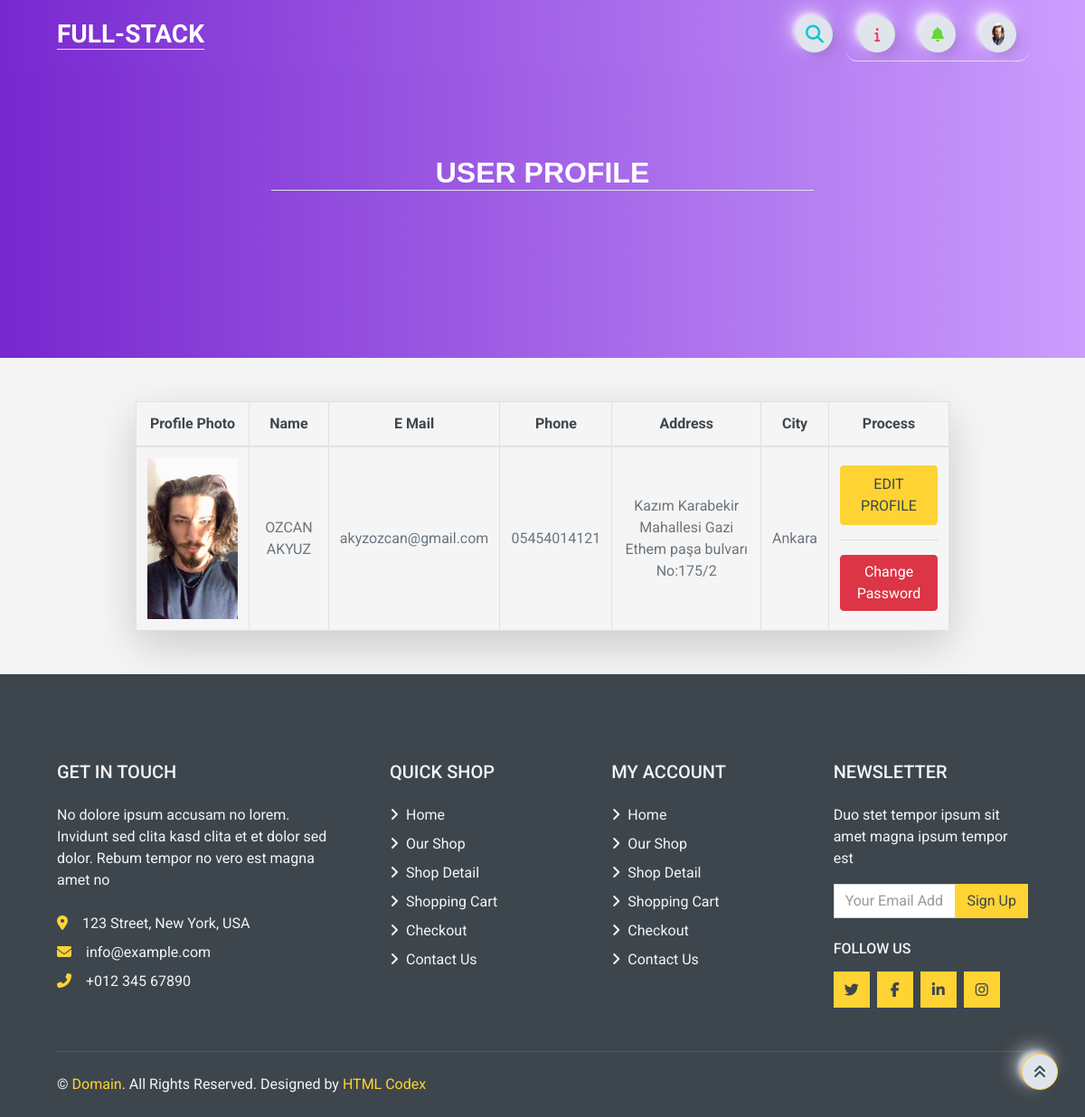
Before: /user/ (signed in) with the older database file.
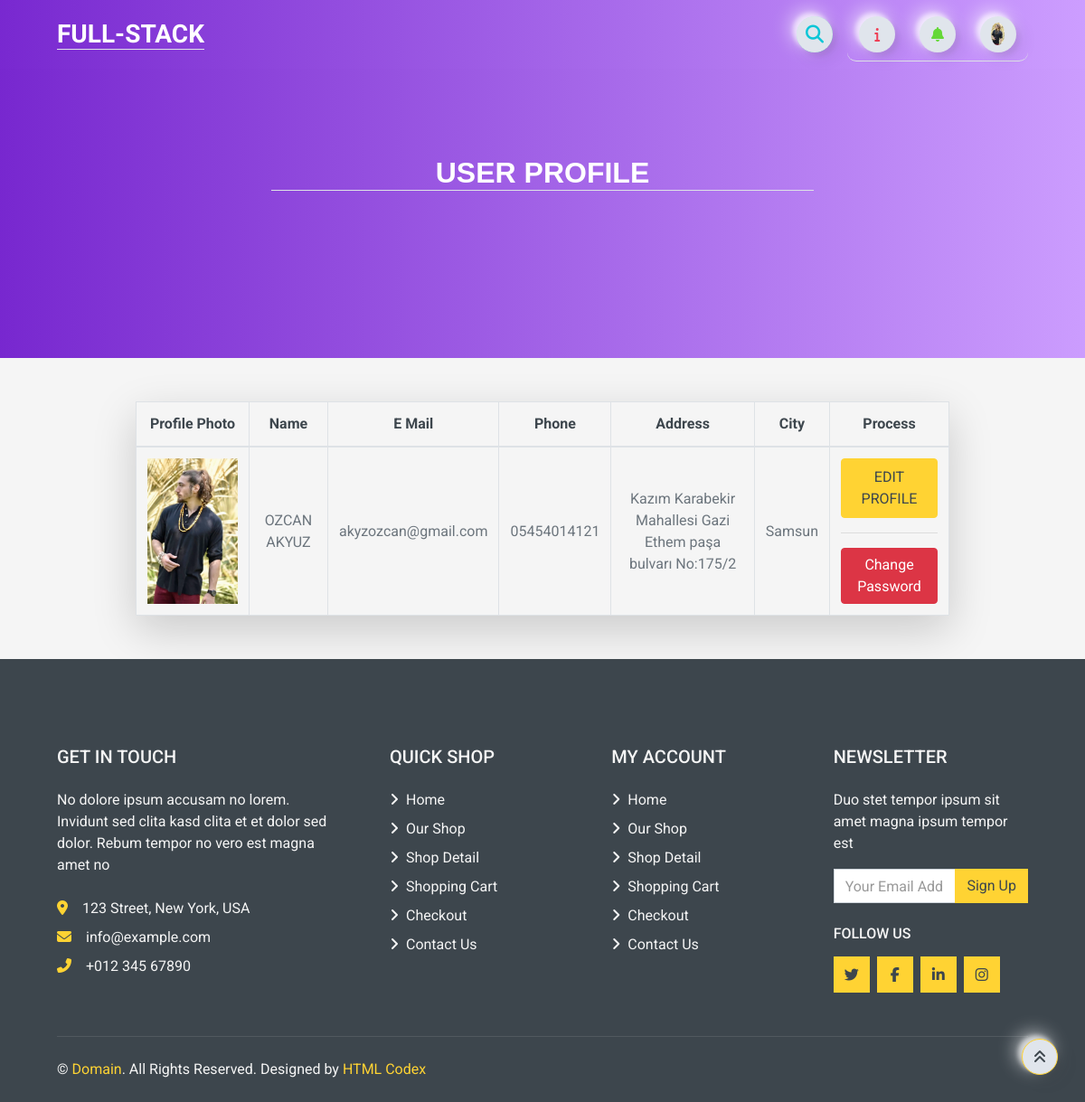
After: the same page with the newer database file.
### home/models.py (models this page shows, shortened)
class UserProfile(models.Model):
    user = models.OneToOneField(User, on_delete=models.CASCADE)
    phone = models.CharField(blank=True, max_length=20)
    address = models.CharField(blank=True, max_length=150)
    city = models.CharField(blank=True, max_length=20)
    country = models.CharField(blank=True, max_length=50)
    image = models.ImageField(blank=True, upload_to='images/users/')
    def image_tag(self):
        return mark_safe('<img src="{}" height="50"/>'.format(self.image.url))
    image_tag.short_description = 'Image'

### user/views.py (the view)
# urls.py: path("", views.index, name="index"),
@login_required(login_url='/login') # Check login
def index(request):
    profile = UserProfile.objects.get_or_create(user=request.user)[0]
    if request.method == 'POST':
        form = UserProfileForm(request.POST, request.FILES, instance=profile)
        if form.is_valid():
            form.save()
            return redirect('user_profile')
    else:
        form = UserProfileForm(instance=profile)
        context = {'profile': profile,
                   'form': form,
                   'page': 'USER PROFILE',}
        return render(request, 'user_profile.html', context)

### home/models.py
class UserProfileForm(ModelForm):
    class Meta:
        model = UserProfile
        fields = ['phone', 'address', 'city', 'country', 'image']

### user/templates/user_profile.html (shortened to what this page needs)
{% extends 'base.html' %}
{% load static %}
{% block body %}
<header>
    <div class="header m-auto">
        <div class="container" style="position: relative;">
            <h2 class="text-light px-2 m-auto border-bottom" id="navbar-text">USER PROFILE</h2>
        </div>
    </div>
</header>
<table class="table table-bordered text-center rounded shadow-lg mt-5 w-75" style="margin: auto;">
    <thead class="bg-secondary text-dark">
        <tr>
            <th>Profile Photo</th>
            <th>Name</th>
            <th>E Mail</th>
            <th>Phone</th>
            <th>Address</th>
            <th>City</th>
            <th>Process</th>
        </tr>
    </thead>
    <tbody class="align-middle">
        <tr>
            {% if profile.image %}
            <td class="align-middle"><img src="{{ profile.image.url }}" alt="..." style="width: 100px;"></td>
            {% else %}
            <td class="align-middle"><img src="" alt="NO PHOTO!" style="width: 100px;"></td>
            {% endif %}
            <td class="align-middle">{{ profile.user.get_full_name }}</td>
            <td class="align-middle">{{ profile.user.email }}</td>
            <td class="align-middle">{{ profile.phone }}</td>
            <td class="align-middle">{{ profile.address }}</td>
            <td class="align-middle">{{ profile.city }}</td>
            <td class="align-middle">
                <a class="btn btn-primary rounded px-3 py-2 rounded text-light align-items-center hidden-arrow" id="navbarDropdownEditProfile" type="button" data-toggle="modal" data-target="#containereditprofile">EDIT PROFILE</a>
                <hr>
                <a class="btn btn-danger rounded rounded align-items-center hidden-arrow" href="/user/settings">Change Password</a>
            </td>
        </tr>
    </tbody>
</table>
{% endblock %}

### home/templates/base.html (shortened to what this page needs)
{%  load static %}
<!DOCTYPE html>
<html lang="en">
<head>
    <link rel="stylesheet" href="https://cdnjs.cloudflare.com/ajax/libs/font-awesome/6.5.1/css/all.min.css"/>
    <link href="{% static 'css/style.css'%}" rel="stylesheet">
    <link href="{% static 'css/main.css' %}" rel="stylesheet">
</head>
<body>
{% include 'navbar.html' %}
{% block body %} {% endblock %}
{% include 'footer.html' %}
</body>
</html>

### home/templates/navbar.html (shortened to what this page needs)
{% load static %}
{% block body %}
<nav class="navbar navbar-expand-lg bg-light gradient-custom px-5">
    <div class="container-fluid">
        <div class="collapse navbar-collapse" id="navbarSupportedContent">
            <a class="navbar-brand mt-2 mt-lg-0" href="/">
                <h3 class="pt-1 mb-1 text-light border-bottom">FULL-STACK</h3>
            </a>
        </div>
        <form action="{% url 'search' %}" method="POST">
            <div class="search-box">
                <button class="btn btnnavbar btn-search" type="button"><i class="fas fa-search"></i></button>
            </div>
        </form>
        <div class="d-flex align-items-center frame-right border-bottom">
            <a class="text-reset me-3 btn btnnavbar" href="#">
                <i class="fa-solid fa-info" style="color:#ee4056;"></i>
            </a>
            <div class="dropdownnotif">
                <a class="text-reset me-3 dropbtnnotif hidden-arrow btn btnnavbar" href="#" onclick="myFunctionNotif()" id="navbarDropdownMenuLink" role="button" data-mdb-toggle="dropdown" aria-expanded="false">
                    <i class="fas fa-bell" style="color:#65d838;"></i>
                </a>
            </div>
            {%  if user.id is not None %}
            <div class="dropdown">
                <a class="dropbtn d-flex align-items-center hidden-arrow btnnavbar" href="#" onclick="myFunction()" id="navbarDropdownMenuAvatar" role="button" data-mdb-toggle="dropdown" aria-expanded="false">
                    {% if profile.image %}
                    <img src="{{ profile.image.url }}" class="rounded-circle" height="25" alt="Black and White Portrait of a Man" loading="lazy" />
                    {% else %}
                    <img src="" class="rounded-circle" height="25" alt="Black and White Portrait of a Man" loading="lazy" alt="NO PHOTO!" />
                    {% endif %}
                </a>
            </div>
            {% else %}
            <div class="dropdown">
                <a class="dropbtn d-flex align-items-center hidden-arrow btnnavbar" href="#" id="navbarDropdownMenuAvatar" type="button" data-toggle="modal" data-target="#containerlog" onclick="containerLogClose()">
                    <i class="fa-regular fa-user text-dark"></i>
                </a>
            </div>
            {% endif %}
        </div>
    </div>
</nav>
{% endblock %}

### home/templates/login.html (shortened to what this page needs)
{% load static %}

### user/templates/user_settings_modal.html (shortened to what this page needs)
{% load static %}

### home/templates/footer.html (shortened to what this page needs)
{% load static %}
{% load static %}
    <div class="container-fluid bg-dark text-secondary mt-5 pt-5">
        <div class="row px-xl-5 pt-5">
            <div class="col-lg-4 col-md-12 mb-5 pr-3 pr-xl-5">
                <h5 class="text-secondary text-uppercase mb-4">Get In Touch</h5>
                <p class="mb-4">No dolore ipsum accusam no lorem. Invidunt sed clita kasd clita et et dolor sed dolor. Rebum tempor no vero est magna amet no</p>
                <p class="mb-2"><i class="fa fa-map-marker-alt text-primary mr-3"></i>123 Street, New York, USA</p>
                <p class="mb-2"><i class="fa fa-envelope text-primary mr-3"></i>info@example.com</p>
                <p class="mb-0"><i class="fa fa-phone-alt text-primary mr-3"></i>+012 345 67890</p>
            </div>
            <div class="col-lg-8 col-md-12">
                <div class="row">
                    <div class="col-md-4 mb-5">
                        <h5 class="text-secondary text-uppercase mb-4">Quick Shop</h5>
                        <div class="d-flex flex-column justify-content-start">
                            <a class="text-secondary mb-2" href="/"><i class="fa fa-angle-right mr-2"></i>Home</a>
                            <a class="text-secondary mb-2" href="/shop"><i class="fa fa-angle-right mr-2"></i>Our Shop</a>
                            <a class="text-secondary mb-2" href="/detail"><i class="fa fa-angle-right mr-2"></i>Shop Detail</a>
                            <a class="text-secondary mb-2" href="/order/shopcart"><i class="fa fa-angle-right mr-2"></i>Shopping Cart</a>
                            <a class="text-secondary mb-2" href="/checkout"><i class="fa fa-angle-right mr-2"></i>Checkout</a>
                            <a class="text-secondary" href="/contact"><i class="fa fa-angle-right mr-2"></i>Contact Us</a>
                        </div>
                    </div>
                    <div class="col-md-4 mb-5">
                        <h5 class="text-secondary text-uppercase mb-4">My Account</h5>
                        <div class="d-flex flex-column justify-content-start">
                            <a class="text-secondary mb-2" href="/"><i class="fa fa-angle-right mr-2"></i>Home</a>
                            <a class="text-secondary mb-2" href="/shop"><i class="fa fa-angle-right mr-2"></i>Our Shop</a>
                            <a class="text-secondary mb-2" href="/detail"><i class="fa fa-angle-right mr-2"></i>Shop Detail</a>
                            <a class="text-secondary mb-2" href="/order/shopcart"><i class="fa fa-angle-right mr-2"></i>Shopping Cart</a>
                            <a class="text-secondary mb-2" href="/checkout"><i class="fa fa-angle-right mr-2"></i>Checkout</a>
                            <a class="text-secondary" href="contact"><i class="fa fa-angle-right mr-2"></i>Contact Us</a>
                        </div>
                    </div>
                    <div class="col-md-4 mb-5">
                        <h5 class="text-secondary text-uppercase mb-4">Newsletter</h5>
                        <p>Duo stet tempor ipsum sit amet magna ipsum tempor est</p>
                        <form action="">
                            <div class="input-group">
                                <input type="text" class="form-control" placeholder="Your Email Address">
                                <div class="input-group-append">
                                    <button class="btn btn-primary">Sign Up</button>
                                </div>
                            </div>
                        </form>
                        <h6 class="text-secondary text-uppercase mt-4 mb-3">Follow Us</h6>
                        <div class="d-flex">
                            <a class="btn btn-primary btn-square mr-2" href="#"><i class="fab fa-twitter"></i></a>
                            <a class="btn btn-primary btn-square mr-2" href="#"><i class="fab fa-facebook-f"></i></a>
                            <a class="btn btn-primary btn-square mr-2" href="#"><i class="fab fa-linkedin-in"></i></a>
                            <a class="btn btn-primary btn-square" href="#"><i class="fab fa-instagram"></i></a>
                        </div>
                    </div>
                </div>
            </div>
        </div>
        <div class="row border-top mx-xl-5 py-4" style="border-color: rgba(256, 256, 256, .1) !important;">
            <div class="col-md-6 px-xl-0">
                <p class="mb-md-0 text-center text-md-left text-secondary">
                    &copy; <a class="text-primary" href="#">Domain</a>. All Rights Reserved. Designed
                    by
                    <a class="text-primary" href="https://htmlcodex.com">HTML Codex</a>
                </p>
            </div>
        </div>
    </div>
<a href="#" class="btn btnnavbar btn-primary back-to-top "><i class="fa fa-angle-double-up"></i></a>

### home/static/css/main.css (style rules this page uses)
.gradient-custom { background: rgb(106, 17, 203); background: -webkit-linear-gradient(to right, rgba(106, 17, 203, 0.9), rgba(199, 147, 255, 0.9)); background: linear-gradient(to right, rgba(106, 17, 203, 0.9), rgba(199, 147, 255, 0.9)); }
.header { background: rgb(106, 17, 203); background: -webkit-linear-gradient(to right, rgba(106, 17, 203, 0.9), rgba(199, 147, 255, 0.9));; background: linear-gradient(to right, rgba(106, 17, 203, 0.9), rgba(199, 147, 255, 0.9));; height: 40vh; }
.frame-right { display: flex; flex-direction: row; justify-content: space-around; align-items: center; height: 60px; width: 200px; position: relative; transition: box-shadow 0.6s cubic-bezier(0.79,0.21,0.06,0.81); border-radius: 10px; }
.btnnavbar { height: 40px; width: 40px; border-radius: 150px; background: #e0e5ec; display: flex; flex-direction: column; justify-content: center; align-items: center; -webkit-tap-highlight-color:rgba(0,0,0,0); -webkit-tap-highlight-color:transparent; box-shadow: -7px -7px 20px #fff9, -4px -4px 5px 0px #fff9, 7px 7px 20px 0px #0001, 4px 4px 5px 0px #0001, inset 0px 0px 0px 0px #fff9, inset 0px 0px 0px 0px #0001, inset 0px 0px 0px 0px #fff9, inset 0px 0px 0px 0px #0001 ; transition: box-shadow 0.5s cubic-bezier(0.79,0.21,0.06,0.81); font-size: 16px; color: rgba(42,52,84,1); }
.dropbtn { color: white; padding: 16px; font-size: 16px; border: none; cursor: pointer; }
.dropdown { position: relative; display: inline-block; }
.dropdownnotif { position: relative; display: inline-block; }
.search-box { width: fit-content; height: fit-content; position: relative; margin-right: 1rem; }
.btn-search { width: 40px; height: 40px; border-style: none; font-size: 20px; font-weight: bold; outline: none; cursor: pointer; position: absolute; right: 0px; color:#0bc6d7 ; pointer-events: painted; border-radius: 150px; -webkit-tap-highlight-color:rgba(0,0,0,0); -webkit-tap-highlight-color:transparent; box-shadow: -7px -7px 20px #fff9, -4px -4px 5px 0px #fff9, 7px 7px 20px 0px #0001, 4px 4px 5px 0px #0001, inset 0px 0px 0px 0px #fff9, inset 0px 0px 0px 0px #0001, inset 0px 0px 0px 0px #fff9, inset 0px 0px 0px 0px #0001 ; transition: box-shadow 0.5s cubic-bezier(0.79,0.21,0.06,0.81); text-decoration: none; }
#navbar-text { align-items: center; text-align: center; font-family: 'Quicksand', sans-serif; top: 6rem; position: relative; margin: auto; max-width: 54%; }

Changed rows visible on the page:
changed UserProfile "Kazım Karabekir Mahallesi Gazi Ethem paşa bulvarı No:175/2": image: a different picture; city "Ankara" → "Samsun"
